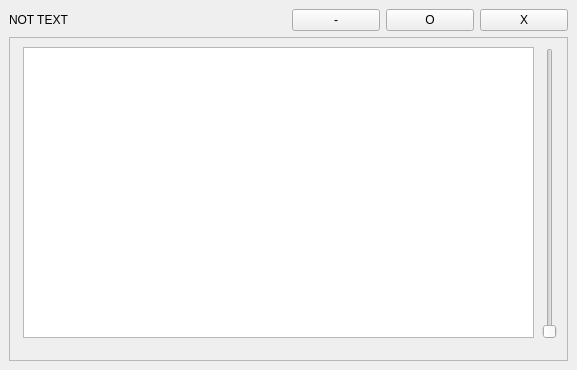
<?xml version="1.0" encoding="UTF-8"?>
<ui version="4.0">
 <class>MainWindow</class>
 <widget class="QMainWindow" name="MainWindow">
  <property name="geometry">
   <rect>
    <x>0</x>
    <y>0</y>
    <width>577</width>
    <height>370</height>
   </rect>
  </property>
  <property name="windowTitle">
   <string>MainWindow</string>
  </property>
  <widget class="QWidget" name="centralwidget">
   <layout class="QVBoxLayout" name="verticalLayout_2">
    <item>
     <layout class="QHBoxLayout" name="MenuBar">
      <item>
       <widget class="QLabel" name="UpperText">
        <property name="text">
         <string>NOT TEXT</string>
        </property>
       </widget>
      </item>
      <item>
       <layout class="QHBoxLayout" name="horizontalLayout">
        <item>
         <widget class="QPushButton" name="MinButton">
          <property name="text">
           <string>-</string>
          </property>
         </widget>
        </item>
        <item>
         <widget class="QPushButton" name="MinSizeButton">
          <property name="text">
           <string>O</string>
          </property>
         </widget>
        </item>
        <item>
         <widget class="QPushButton" name="CloseButton">
          <property name="text">
           <string>X</string>
          </property>
         </widget>
        </item>
       </layout>
      </item>
     </layout>
    </item>
    <item>
     <layout class="QHBoxLayout" name="Content">
      <item>
       <widget class="QScrollArea" name="scrollArea">
        <property name="widgetResizable">
         <bool>true</bool>
        </property>
        <widget class="QWidget" name="scrollAreaWidgetContents">
         <property name="geometry">
          <rect>
           <x>0</x>
           <y>0</y>
           <width>555</width>
           <height>314</height>
          </rect>
         </property>
         <widget class="QSlider" name="verticalSlider">
          <property name="geometry">
           <rect>
            <x>530</x>
            <y>10</y>
            <width>20</width>
            <height>291</height>
           </rect>
          </property>
          <property name="orientation">
           <enum>Qt::Vertical</enum>
          </property>
         </widget>
         <widget class="QTextEdit" name="textEdit">
          <property name="geometry">
           <rect>
            <x>13</x>
            <y>9</y>
            <width>511</width>
            <height>291</height>
           </rect>
          </property>
         </widget>
        </widget>
       </widget>
      </item>
     </layout>
    </item>
   </layout>
  </widget>
 </widget>
 <resources/>
 <connections/>
</ui>
